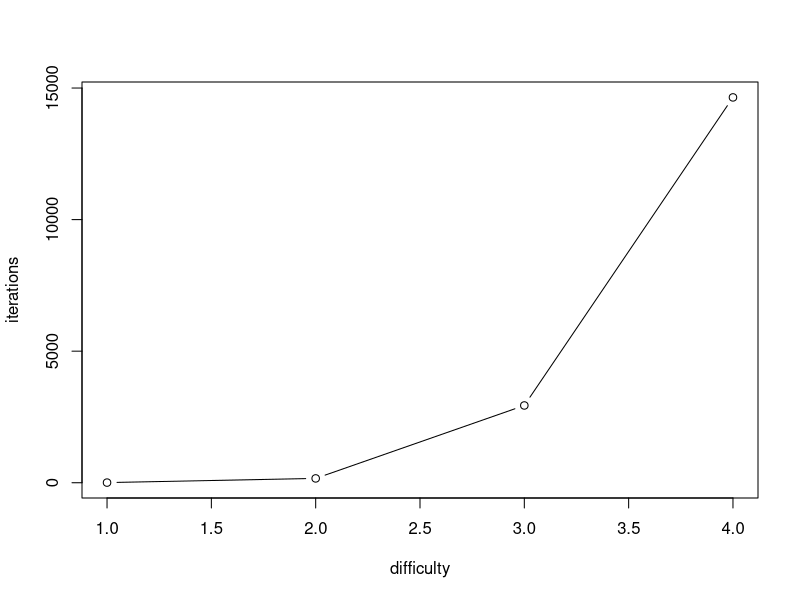

R code for this plot:
## ---- chunk 1
# A list allow us to incorporate different kind of data.
block <- list(number = 3, # ID.
             timestamp = "2018-10-01 17:24:18 CEST", # Timestamp.
             data = "London", # Data.
             parent = 2) # Reference to the previous block in the chain.
block
## ---- chunk 2
# Some blocks.
block1 <- list(number = 1,
             timestamp = "2018-10-01 17:24:00 CEST",
             data = "London",
             parent = NA)

block2 <- list(number = 2,
             timestamp = "2018-10-01 17:24:15 CEST",
             data = "Paris",
             parent = 1) # We chain the block with respect to the last one.

block3 <- list(number = 3,
             timestamp = "2018-10-01 17:24:30 CEST",
             data = "Rome",
             parent = 2) # We chain the block with respect to the last one.

# The blockchain:
blockchain <- list(block1, block2, block3)
blockchain
## ---- chunk 3
# Get the 2nd block.
blockchain[[2]]
## ---- chunk 4
# Returns false if the blockchain sequence is not correct. 
validate = function(blockchain) {
  if (length(blockchain) >= 2) {
    for (i in 2:length(blockchain)) { # We skip the genesis block.
      if (blockchain[[i]]$parent != blockchain[[i-1]]$number) {
        return(FALSE)
      }
    }
  }
  return(TRUE)
}

validate(blockchain)
## ---- chunk 5
# Creates hash digests of arbitrary R objects.
library(digest)

# Hash a string.
digest("A blockchain is a chain of blocks", "sha256")
## ---- chunk 6
nchar("A blockchain is a chain of blocks")
nchar("5c2005976411a1628fabcdde3ac04be563d18943e710b7446afa2a8a5fab9abc")
## ---- chunk 7
digest("A blockchain is a chain of blocks", "sha256", serialize=FALSE)
## ---- chunk 8
# Hash blocks.
block1 <- list(number = 1,
             timestamp = "2018-10-01 17:24:00 CEST",
             data = "London",
             parent_hash = "0")
# Note that the whole block1 content is used to generate the hash.
block1$hash = digest(block1, "sha256")
# The new block2 has block1 hash as the parent hash.
block2 <- list(number = 2,
             timestamp = "2018-10-01 17:24:15 CEST",
             data = "Paris",
             parent_hash = block1$hash)
# Note that the block 2 hash has block1 hash.
block2$hash = digest(block2, "sha256")
# The new block3 has block2 hash as the parent hash.
block3 <- list(number = 3,
             timestamp = "2018-10-01 17:24:30 CEST",
             data = "Rome",
             parent_hash = block2$hash)
# Block 3 hash has block2 hash, which at the same time has block1 hash.
block3$hash = digest(block3, "sha256")
# The blockchain.
blockchain = list(block1, block2, block3)
blockchain
## ---- chunk 9
validate = function(blockchain) {
  for (i in 1:length(blockchain)) {
    block = blockchain[[i]]
    hash = block$hash
    block$hash = NULL
    hash_expected = digest(block, "sha256")
    if (hash != hash_expected) {
      return(FALSE)
    }
  }
  if (length(blockchain) >= 2) {
    for (i in 2:length(blockchain)) {
      if (blockchain[[i]]$parent_hash != blockchain[[i-1]]$hash) {
        return(FALSE)
      }
    }
  }
  return(TRUE)
}

validate(blockchain)
## ---- chunk 10
blockchain[[1]]$data
# alter data of first block
blockchain[[1]]$data = "Budapest"
validate(blockchain)
## ---- chunk 11
# restore data
blockchain[[1]]$data = "London"
validate(blockchain)
## ---- chunk 12
# Alter data and hash of first block.
blockchain[[1]]$data = "Budapest"
blockchain[[1]]$hash = NULL
blockchain[[1]]$hash = digest(blockchain[[1]], "sha256")

validate(blockchain)
## ---- chunk 13
proof_of_work = function(block, difficulty, print = FALSE) {
  block$nonce <- 0 # Add a nonce=0 to the block as a starting point.
  hash = digest(block, "sha256") # Generate the hash of the block.
  zero <- paste(rep("0", difficulty), collapse = "") # Number of leading 0's.
  while(substr(hash, 1, difficulty) != zero) { # Hash has not the leading 0's.
      block$nonce = block$nonce + 1 # Add 1 to the nonce value.
      hash = digest(block, "sha256")  # Generate the hash of the block.
      if(print == TRUE) {print(hash)} # Print only if TRUE.
  }
  return(list(hash = hash, nonce = block$nonce))
}

# This block will allow us to evaluate the function above.
block <- list(number = 1,
             timestamp = "2018-10-01 17:24:00 CEST",
             data = "London",
hash = 
  "88e96d4537bea4d9c05d12549907b32561d3bf31f45aae734cdc119f13406cb6Parent",
             parent_hash = "d4e56740f876aef8c010b86a40d5f56745a118d0906a34e69aec8c0db1cb8fa3")
## ---- chunk 14
# Evaluate a difficulty of 1 (one leading zero)
proof_of_work(block, 1, print = TRUE)
## ---- chunk 15
# Evaluate a difficulty of 2 (two leading zeros)
proof_of_work(block, 2, print = TRUE)
## ---- chunk 16
# Evaluate a difficulty of 3 (three leading zeros)
proof_of_work(block, 3)
## ---- chunk 17
n = 4 # Do not try difficulty 5!
# Collect the nonce for the first four levels of difficulty.
iterations = vector("integer", n)
for (i in 1:n) {
  iterations[i] = proof_of_work(block, i)$nonce
}

iterations
## ---- chunk 18
plot(1:n, iterations, type = "b", xlab = "difficulty",  ylab = "iterations")
## ---- chunk 19
# Mine algorithm.
mine <- function(previous_block, difficulty, genesis = FALSE){
  op <- options(digits.secs = 6) # To get millisecond timestamps.
  if (genesis) {
    # Define genesis block.
    new_block <-  list(number = 1,
                       timestamp = Sys.time(),
                       data = "I'm genesis block",
                       parent_hash = "0")  
  } else {
    # Create new block.
    new_block <- list(number = previous_block$number + 1,
                      timestamp = Sys.time(),
                      data = paste0("I'm block ", previous_block$number + 1),
                      parent_hash = previous_block$hash)
  }
  # Add nonce with PoW.
  new_block$nonce <- proof_of_work(new_block, difficulty)$nonce
  # Add hash.
  new_block$hash <- digest(new_block, "sha256")
  return(new_block)
}

# Create a blockchain using the PoW method:
blockchained = function(difficulty, nblocks) {
  # Mine genesis block.
  block_genesis = mine(NULL, difficulty, TRUE)   
  # First block is the genesis block.
  blockchain <- list(block_genesis)
  
  if (nblocks >= 2) {
    # Add new blocks to the chain.
    for (i in 2:nblocks){
      blockchain[[i]] <- mine(blockchain[[i-1]], difficulty) 
    }
    }
  return(blockchain)
  }
## ---- chunk 20
# 4 blocks, difficulty 3
blockchained(difficulty = 3, nblocks = 4)
## ---- chunk 21
library(tibble)
ntrx <- 10 # Number of transactions.
sender <- sample(LETTERS, ntrx) # Sender names.
receiver <- sample(LETTERS, ntrx) # Receiver names.
value <- round(runif(n = ntrx, min = 0, max = 100), 0) # Transaction value.
fee <- round(runif(n = ntrx, min = 0, max = 1), 2) # Tansaction fee.
(transactions = tibble(sender, receiver, value, fee)) # Pending transactions.
## ---- chunk 22
library(dplyr)

mine <- function(previous_block, transactions, difficulty = 3, 
                 block_size = 3, miner = "Z", genesis = FALSE){
  # Filter transactions to add.
  trans_pending = arrange(transactions, -fee)
  if (nrow(trans_pending) < block_size) {
    trans_to_add = trans_pending
    trans_pending = tibble()
  } else {
    trans_to_add =  filter(trans_pending, row_number() <= block_size) 
    trans_pending = filter(trans_pending, row_number() > block_size) 
  }
  
  if (genesis) {
    # Define genesis block.
    new_block <-  list(number = 1,
                       timestamp = Sys.time(),
                       data = trans_to_add,
                       parent_hash = "0")  
  } else {
    # Create new block.
    new_block <- list(number = previous_block$number + 1,
                      timestamp = Sys.time(),
                      data = trans_to_add,
                      parent_hash = previous_block$hash)
  }
  
  # Add nonce with PoW.
  new_block$nonce <- proof_of_work(new_block, difficulty)$nonce
  # Add hash.
  new_block$hash <- digest(new_block, "sha256")
  # Add reward transaction.
  trans_pending = rbind(trans_pending, 
                        data.frame(sender = NA, receiver = miner, 
                                   value = sum(new_block$data$fee), 
                                   fee = 0.01))
  return(list(block = new_block, transactions = trans_pending))
}
## ---- chunk 23
blockchained = function(transactions, difficulty, block_size, nblocks) {
  # define genesis block
  mined = mine(NULL, transactions, difficulty, block_size, miner = "Z", 
               genesis = TRUE)
  block_genesis <- mined$block
  pending = mined$transactions
  # first block is the genesis block
  blockchain <- list(block_genesis)

  if (nblocks >= 2) {
    # add blocks to the chain
    for (i in 2:nblocks){
      mined <- mine(blockchain[[i-1]], pending, difficulty, block_size, 
                    miner = "Z")
      blockchain[[i]] <- mined$block
      pending = mined$transactions
    }
  }
  
  return(blockchain)
}
## ---- chunk 24
trans <- blockchained(transactions, difficulty = 3, block_size = 5, 
                      nblocks = 3)
trans[[1]]
## ---- chunk 25
trans[[2]]
## ---- chunk 26
trans[[3]]
## ---- chunk 27
library(openssl)
# Encryption.
# Generate a RSA (Rivest–Shamir–Adleman) private and a public key (pubkey).
key <- rsa_keygen(512)
pubkey <- key$pubkey
key
pubkey
## ---- chunk 28
# Message. charToRaw converts a length-one character string to raw bytes.
msg <- charToRaw("Blockchain is terrific!")
msg
## ---- chunk 29
# cipher the message with public key
ciphermsg <- rsa_encrypt(msg, pubkey)
ciphermsg
## ---- chunk 30
# Decrypt the message with private key.
rawToChar(rsa_decrypt(ciphermsg, key))
## ---- chunk 31
# Signature.
# Generate a private key (key) and a public key (pubkey)
key <- rsa_keygen()
pubkey <- key$pubkey
# build a transaction
trans = list(sender = "A", receiver = "B", amount = "100")
trans
## ---- chunk 32
# Serialize data.
data <- serialize(trans, NULL)
data
## ---- chunk 33
# Sign (a hash of) the transaction with private key.
sig <- signature_create(data, sha256, key = key)
sig
## ---- chunk 34
# verify the message with public key
signature_verify(data, sig, sha256, pubkey = pubkey)
## ---- chunk 35
# Signature and encryption
# Generate a private key (key) and a public key (pubkey)
key <- rsa_keygen()
pubkey <- key$pubkey
# Build a transaction
trans = list(sender = "A", receiver = "B", value = "100")
trans
## ---- chunk 36
# Serialize data
data <- serialize(trans, NULL)
data
## ---- chunk 37
# Sign (a hash of) the transaction with private key
sig <- signature_create(data, sha256, key = key)
sig
## ---- chunk 38
# Verify the message with public key
signature_verify(data, sig, sha256, pubkey = pubkey)
## ---- chunk 39
# Cipher the transaction with public key
ciphermsg <- rsa_encrypt(data, pubkey)
ciphermsg
## ---- chunk 40
# Decrypt and unserialize the transation with private key.
unserialize(rsa_decrypt(ciphermsg, key))
